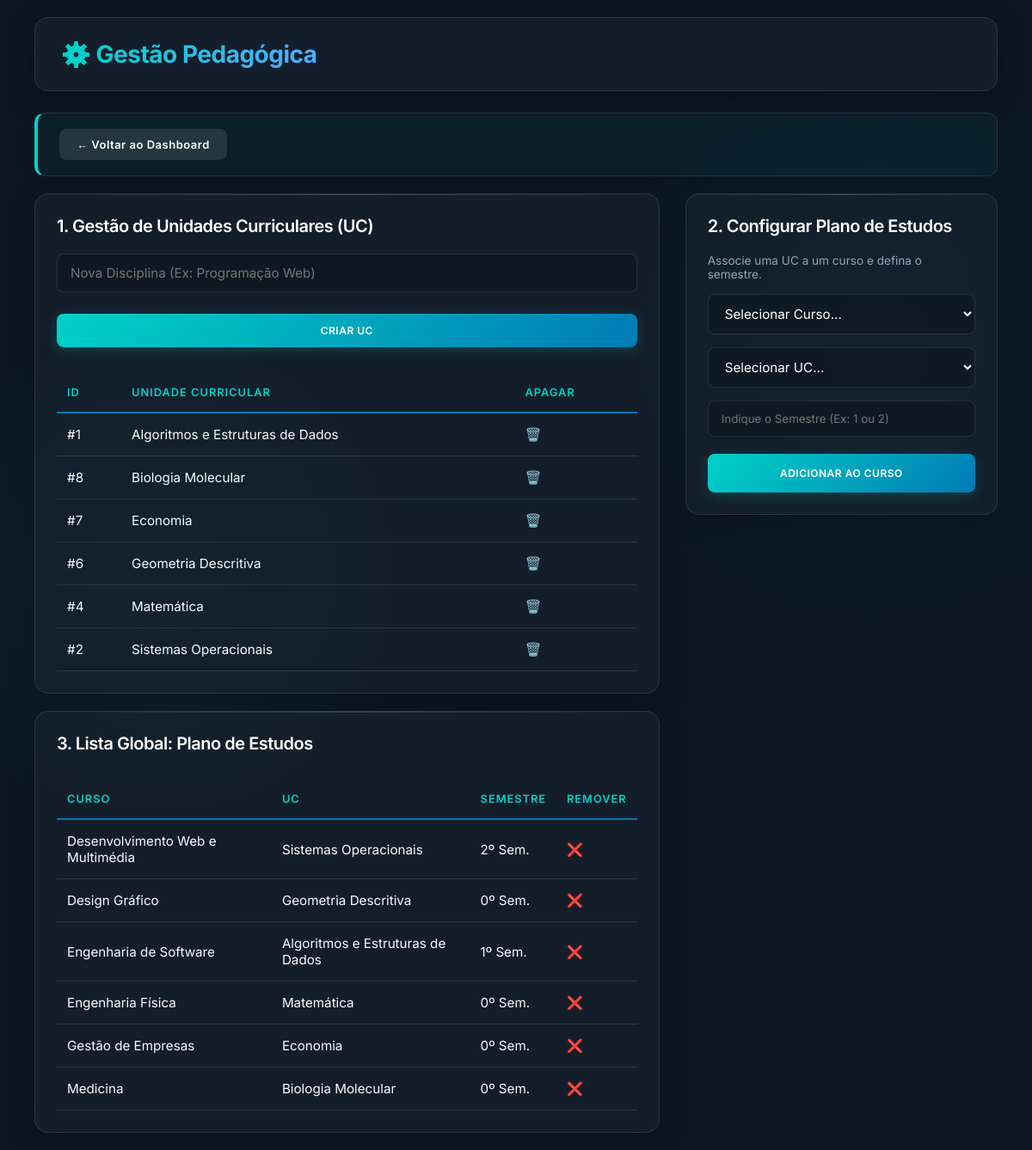
The page /aula02/gestao_pedagogica.php (signed in) on the database its author committed.
### tables this page shows
CREATE TABLE `disciplinas` (
  `Id_disciplina` int(11) NOT NULL,
  `nome_disciplina` varchar(100) NOT NULL,
  `carga_horaria` int(11) NOT NULL,
  `curso_id` int(11) DEFAULT NULL
);

CREATE TABLE `plano_estudos` (
  `id` int(11) NOT NULL,
  `cursos` int(11) NOT NULL,
  `disciplinas` int(11) NOT NULL,
  `semestre` int(11) NOT NULL,
  `obrigatoria` tinyint(1) DEFAULT 1
);

CREATE TABLE `cursos` (
  `Id_cursos` int(11) NOT NULL,
  `Nome` varchar(100) NOT NULL,
  `duracao` int(11) NOT NULL,
  `descricao` text DEFAULT NULL,
  `data_cadastro` timestamp NOT NULL DEFAULT current_timestamp()
);

### aula02/gestao_pedagogica.php (the view, shortened to what this page needs)
<?php
require_once 'config.php';
$ucs = $conn->query("SELECT * FROM disciplinas ORDER BY nome_disciplina");
$plano_estudos = $conn->query("SELECT p.id, c.Nome as nome_curso, d.nome_disciplina, p.semestre FROM plano_estudos p JOIN cursos c ON p.cursos = c.Id_cursos JOIN disciplinas d ON p.disciplinas = d.Id_disciplina ORDER BY c.Nome, p.semestre");
?>
<!DOCTYPE html>
<html lang="pt">
<head>
    <link rel="stylesheet" href="estilos.css">
</head>
<body>
    <div class="header-box">
        <h1>⚙️ Gestão Pedagógica</h1>
    </div>
    <div class="user-bar" style="margin-bottom: 20px;">
        <a href="dashboard.php" style="background: rgba(255,255,255,0.1); box-shadow: none;">← Voltar ao Dashboard</a>
    </div>
    <div class="container">
        <div class="main-content">
            <div class="box">
                <h2>1. Gestão de Unidades Curriculares (UC)</h2>
                <form method="POST" style="display:flex; gap:10px; margin-bottom: 20px;">
                    <input type="text" name="nome_uc" placeholder="Nova Disciplina (Ex: Programação Web)" required style="flex:1;">
                    <button type="submit" name="add_uc" class="btn">Criar UC</button>
                </form>
                <div style="max-height: 400px; overflow-y: auto;">
                    <table>
                        <thead><tr><th>ID</th><th>Unidade Curricular</th><th>Apagar</th></tr></thead>
                        <tbody>
                            <?php $ucs->data_seek(0); while($u = $ucs->fetch_assoc()): ?>
                                <tr>
                                    <td>#<?= $u['Id_disciplina'] ?></td>
                                    <td><?= htmlspecialchars($u['nome_disciplina']) ?></td>
                                    <td>
                                        <a href="?del_uc=<?= $u['Id_disciplina'] ?>" onclick="return confirm('Apagar definitivamente esta UC?');" style="color:red; text-decoration:none;">🗑️</a>
                                    </td>
                                </tr>
                            <?php endwhile; ?>
                        </tbody>
                    </table>
                </div>
            </div>
            <div class="box" style="margin-top: 20px;">
                <h2>3. Lista Global: Plano de Estudos</h2>
                <div style="max-height: 400px; overflow-y: auto;">
                    <table>
                        <thead><tr><th>Curso</th><th>UC</th><th>Semestre</th><th>Remover</th></tr></thead>
                        <tbody>
                            <?php if($plano_estudos): while($p = $plano_estudos->fetch_assoc()): ?>
                                <tr>
                                    <td><?= htmlspecialchars($p['nome_curso']) ?></td>
                                    <td><?= htmlspecialchars($p['nome_disciplina']) ?></td>
                                    <td><?= htmlspecialchars($p['semestre']) ?>º Sem.</td>
                                    <td>
                                        <a href="?del_plano=<?= $p['id'] ?>" onclick="return confirm('Remover esta UC do plano do curso?');" style="color:red; text-decoration:none;">❌</a>
                                    </td>
                                </tr>
                            <?php endwhile; endif; ?>
                        </tbody>
                    </table>
                </div>
            </div>
        </div>
        <div class="sidebar">
            <div class="box">
                <h2>2. Configurar Plano de Estudos</h2>
                <p style="font-size:0.85rem; color:var(--text-muted); margin-bottom:15px;">Associe uma UC a um curso e defina o semestre.</p>
                <form method="POST">
                    <select name="curso_id" required>
                        <option value="">Selecionar Curso...</option>
                    </select>
                    <select name="uc_id" required>
                        <option value="">Selecionar UC...</option>
                    </select>
                    <input type="number" name="semestre" placeholder="Indique o Semestre (Ex: 1 ou 2)" min="1" max="10" required
                           style="width: 100%; padding: 12px 15px; border-radius: 8px; border: 1px solid var(--border-light); background: rgba(0, 0, 0, 0.2); color: white; margin-bottom: 15px; box-sizing: border-box; font-family: 'Inter', sans-serif;">
                    <button type="submit" name="associar_plano" class="btn" style="width: 100%; margin-top: 5px;">ADICIONAR AO CURSO</button>
                </form>
            </div>
        </div>
    </div>
</body>
</html>

### aula02/estilos.css (style rules this page uses)
:root { --primary: #00d2c6; --primary-hover: #00a4aa; --primary-dark: #007bb5; --bg-main: #0c1622; --bg-card: rgba(25, 35, 48, 0.7); --bg-card-hover: rgba(30, 45, 60, 0.9); --border-light: rgba(255, 255, 255, 0.1); --text-main: #f8fafc; --text-muted: #94a3b8; --danger: #ef4444; --danger-hover: #dc2626; --success: #10b981; }
body { font-family: 'Inter', sans-serif; margin: 0; padding: 20px 40px; background-color: var(--bg-main); background-image: radial-gradient(circle at 15% 50%, rgba(0, 210, 198, 0.08), transparent 25%), radial-gradient(circle at 85% 30%, rgba(0, 123, 181, 0.08), transparent 25%); background-attachment: fixed; color: var(--text-main); min-height: 100vh; }
.header-box { background: var(--bg-card); backdrop-filter: blur(12px); -webkit-backdrop-filter: blur(12px); border: 1px solid var(--border-light); padding: 25px 30px; border-radius: 16px; margin-bottom: 25px; box-shadow: 0 10px 30px rgba(0, 0, 0, 0.3); width: 100%; box-sizing: border-box; display: flex; align-items: center; }
.header-box h1 { margin: 0; font-weight: 700; font-size: 28px; background: linear-gradient(to right, var(--primary), #4facfe); -webkit-background-clip: text; background-clip: text; -webkit-text-fill-color: transparent; letter-spacing: -0.5px; }
.user-bar { background: rgba(0, 210, 198, 0.05); backdrop-filter: blur(8px); padding: 18px 25px; border-radius: 12px; margin-bottom: 35px; border-left: 4px solid var(--primary); border-top: 1px solid var(--border-light); border-right: 1px solid var(--border-light); border-bottom: 1px solid var(--border-light); display: flex; justify-content: space-between; align-items: center; box-shadow: 0 4px 15px rgba(0, 0, 0, 0.1); }
.user-bar a { color: white; background: linear-gradient(135deg, var(--danger), #b91c1c); padding: 10px 20px; border-radius: 8px; text-decoration: none; font-weight: 600; font-size: 13px; letter-spacing: 0.5px; transition: all 0.3s ease; box-shadow: 0 4px 10px rgba(239, 68, 68, 0.3); }
.container { display: flex; gap: 30px; align-items: flex-start; }
.main-content { flex: 2; }
.sidebar { flex: 1; display: flex; flex-direction: column; gap: 30px; }
.box { background: var(--bg-card); backdrop-filter: blur(16px); -webkit-backdrop-filter: blur(16px); border: 1px solid var(--border-light); border-radius: 16px; box-shadow: 0 10px 30px rgba(0, 0, 0, 0.2); padding: 25px; flex: 1; min-width: 0; box-sizing: border-box; transition: all 0.3s ease; overflow: hidden; position: relative; color: var(--text-main); }
.box::before { content: ''; position: absolute; top: 0; left: 0; right: 0; height: 1px; background: linear-gradient(90deg, transparent, rgba(255,255,255,0.2), transparent); }
.box h2, .box h3 { margin-top: 0; margin-bottom: 20px; font-weight: 600; color: white; font-size: 1.25rem; letter-spacing: -0.5px; display: flex; align-items: center; gap: 10px; }
table { width: 100%; border-collapse: separate; border-spacing: 0; margin-top: 10px; }
th, td { padding: 15px 12px; text-align: left; border-bottom: 1px solid var(--border-light); word-wrap: break-word; font-size: 0.95rem; }
th { color: var(--primary); font-weight: 600; text-transform: uppercase; font-size: 0.8rem; letter-spacing: 1px; border-bottom: 2px solid var(--primary-dark); }
tr { transition: background 0.2s ease; }
input[type="text"], input[type="file"], select, input[type="email"], input[type="password"] { width: 100%; padding: 12px 15px; border-radius: 8px; border: 1px solid var(--border-light); background: rgba(0, 0, 0, 0.2); color: white; margin-bottom: 15px; box-sizing: border-box; font-family: 'Inter', sans-serif; font-size: 0.95rem; transition: all 0.3s ease; }
.btn, button { background: linear-gradient(135deg, var(--primary), var(--primary-dark)); color: white; padding: 12px 20px; border-radius: 8px; border: none; font-weight: 600; cursor: pointer; text-transform: uppercase; font-size: 12px; letter-spacing: 0.5px; transition: all 0.3s ease; box-shadow: 0 4px 15px rgba(0, 210, 198, 0.2); font-family: 'Inter', sans-serif; }
form { display: flex; flex-direction: column; }
.sidebar .box .btn { width: 100%; margin-top: 5px; }
a { transition: opacity 0.3s ease; }
.sidebar .btn { white-space: nowrap; display: block; padding: 15px; text-align: center; }

### rows shown on the page
disciplinas: Id_disciplina "1", nome_disciplina "Algoritmos e Estruturas de Dados"
disciplinas: Id_disciplina "8", nome_disciplina "Biologia Molecular"
disciplinas: Id_disciplina "7", nome_disciplina "Economia"
disciplinas: Id_disciplina "6", nome_disciplina "Geometria Descritiva"
disciplinas: Id_disciplina "4", nome_disciplina "Matemática"
disciplinas: Id_disciplina "2", nome_disciplina "Sistemas Operacionais"
plano_estudos: cursos.Nome "Desenvolvimento Web e Multimédia", disciplinas.nome_disciplina "Sistemas Operacionais", semestre "2"
plano_estudos: cursos.Nome "Design Gráfico", disciplinas.nome_disciplina "Geometria Descritiva", semestre "0"
plano_estudos: cursos.Nome "Engenharia de Software", disciplinas.nome_disciplina "Algoritmos e Estruturas de Dados", semestre "1"
plano_estudos: cursos.Nome "Engenharia Física", disciplinas.nome_disciplina "Matemática", semestre "0"
plano_estudos: cursos.Nome "Gestão de Empresas", disciplinas.nome_disciplina "Economia", semestre "0"
plano_estudos: cursos.Nome "Medicina", disciplinas.nome_disciplina "Biologia Molecular", semestre "0"
